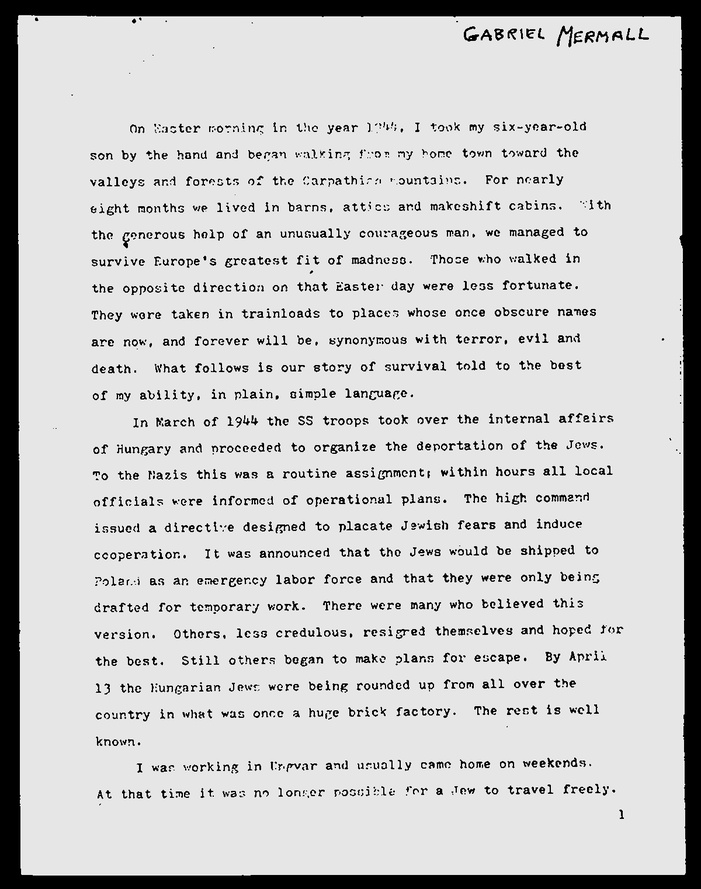
#> input picture OCR/temp/no_noise.jpg, 701 x 889 px, shrunk from 1200 x 1522 before the run
$ jupyter execute --allow-errors '03. Indexing with Pytesseract.ipynb'
#> lines starting #> are read from the running program, lines starting #| are printed output that depends on the picture; after the words box and inside, x2 and y2 are one past the last pixel; in counts of white or black regions, pixels touching at a corner belong together
[cell 1]
#@ LOADING THE REQUIRED DEPENDENCIES
import cv2
import pytesseract
from PIL import Image

[cell 2]
#@ LOADING THE IMAGES
img_path = 'data/page_01.jpg'
noise_removed_photo = 'temp/no_noise.jpg'

[cell 3]
img = Image.open(noise_removed_photo)
#> img is the input picture: PIL image 701x889 L; min 0, max 255, mean 200.1
display(img)

[cell 4]
#@ LOADING THE IMAGES
image = cv2.imread("data/index_02.jpeg")
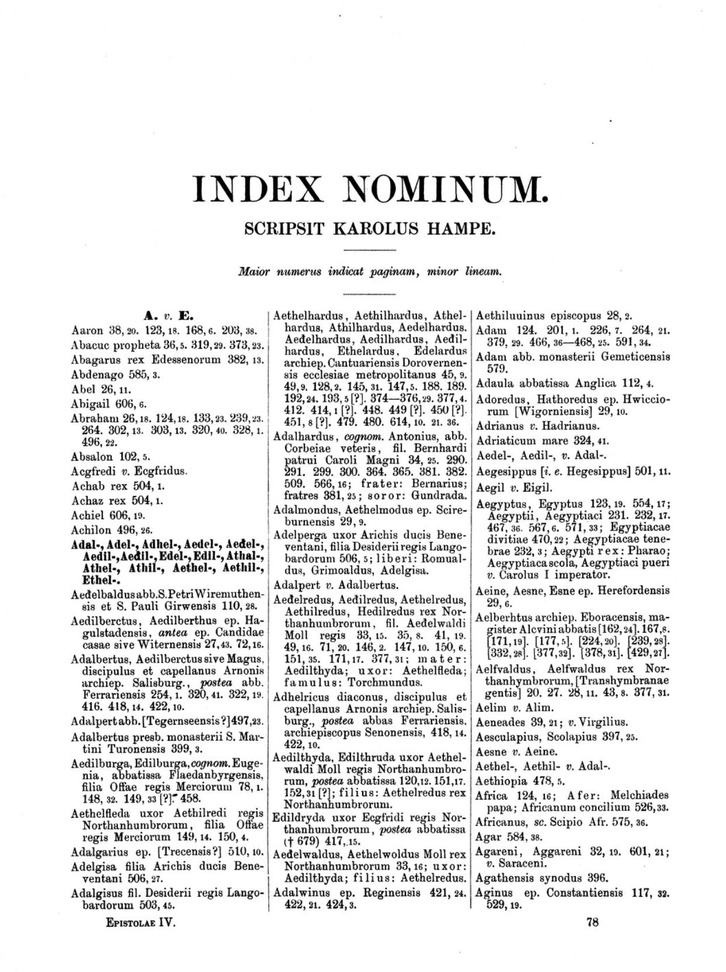
#> input picture OCR/data/index_02.jpeg, 726 x 972 px, shrunk from 1243 x 1664 before the run
#> image is the input picture: shape (972, 726, 3); min 0, max 255, mean 232.5
base_image = image.copy()

[cell 5]
gray = cv2.cvtColor(image, cv2.COLOR_BGR2GRAY)
cv2.imwrite("temp/index_gray.png", gray)
#> Out = True

[cell 6]
blur = cv2.GaussianBlur(gray, (7,7), 0)
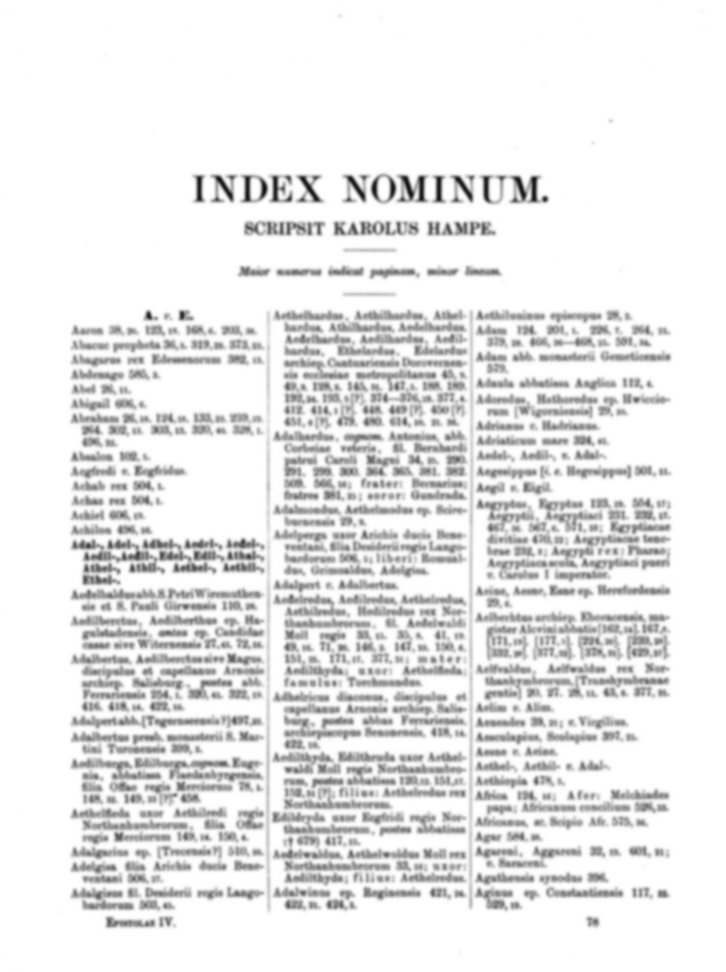
#> blur: shape (972, 726); min 16, max 255, mean 232.6
cv2.imwrite("temp/index_blur.png", blur)
#> Out = True

[cell 7]
thresh = cv2.threshold(blur, 0, 255, cv2.THRESH_BINARY_INV + cv2.THRESH_OTSU)[1]
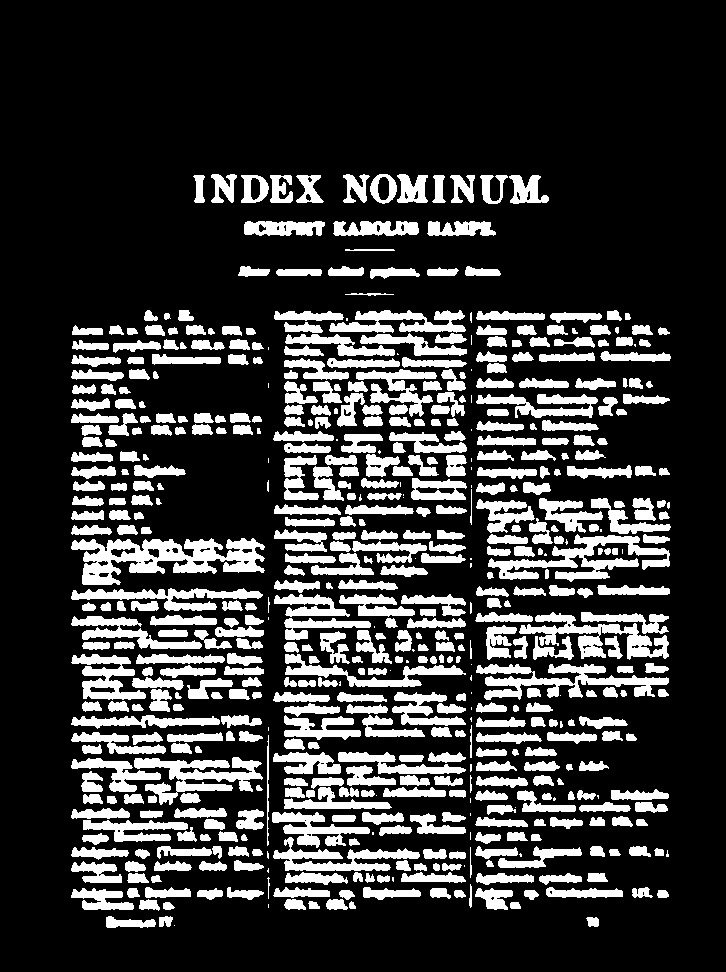
#> thresh: shape (972, 726); 21.5% white; 580 white regions (60 under 20 px), largest, box (x1, y1, x2, y2) and area: (71, 538, 265, 585) 4744, (488, 534, 670, 582) 3135, (476, 664, 669, 700) 2890
cv2.imwrite("temp/index_thresh.png", thresh)
#> Out = True

[cell 8]
kernal = cv2.getStructuringElement(cv2.MORPH_RECT, (3, 13))
cv2.imwrite("temp/index_kernal.png", kernal)

[cell 9]
dilate = cv2.dilate(thresh, kernal, iterations=1)
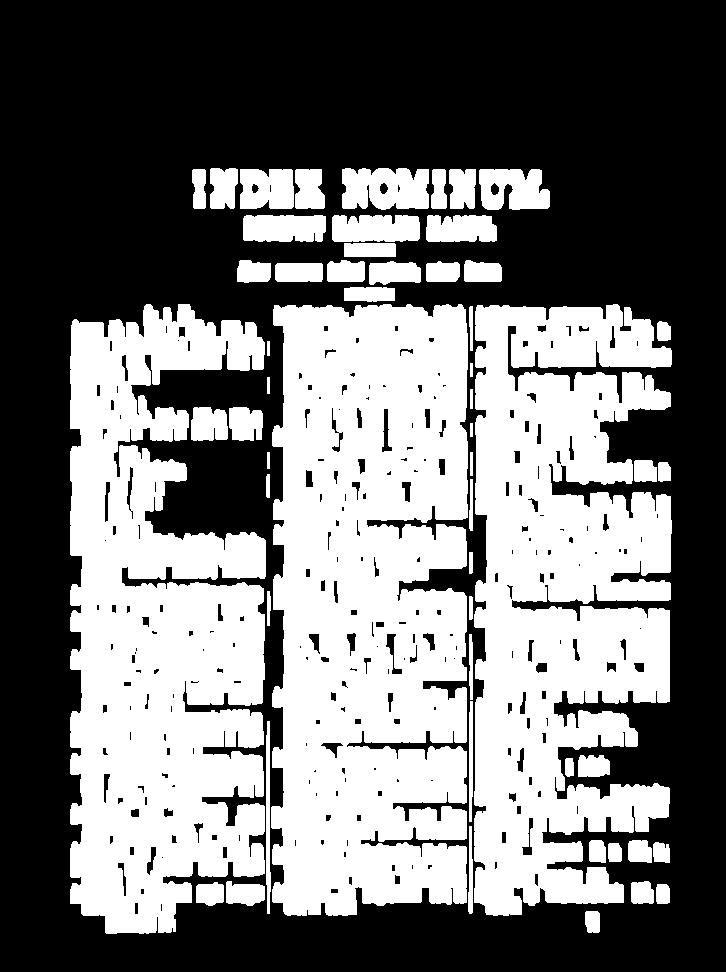
#> dilate: shape (972, 726); 45.1% white; 55 white regions
cv2.imwrite("temp/index_dilate.png", dilate)
#> Out = True

[cell 10]
cnts = cv2.findContours(dilate, cv2.RETR_EXTERNAL, cv2.CHAIN_APPROX_SIMPLE)
#> cnts = 55 contours; largest, box (x1, y1, x2, y2) and area: (271, 304, 468, 916) 106866, (474, 304, 672, 916) 89226, (70, 304, 266, 934) 89196, (342, 168, 429, 210) 3086, (479, 169, 550, 210) 2270
cnts = cnts[0] if len(cnts) == 2 else cents[1]
cnts = sorted(cnts, key=lambda x: cv2.boundingRect(x)[0])

[cell 11]
results  = []
#> (the rest of this cell did not finish here and is left out)

[cell 12]
results

[cell 13]
#@ CREATING LIST OF NAME ENTITIES FROM AN INDEX
entities = []
for item in results:
    item = item.strip().replace("\n", "")
    item = item.split(" ")[0]
    if len(item) > 2:
        if item[0] == "A" and "-" not in item:
            item = item.split(".")[0].replace(",", "").replace(";", "")
            entities.append(item)

entities
